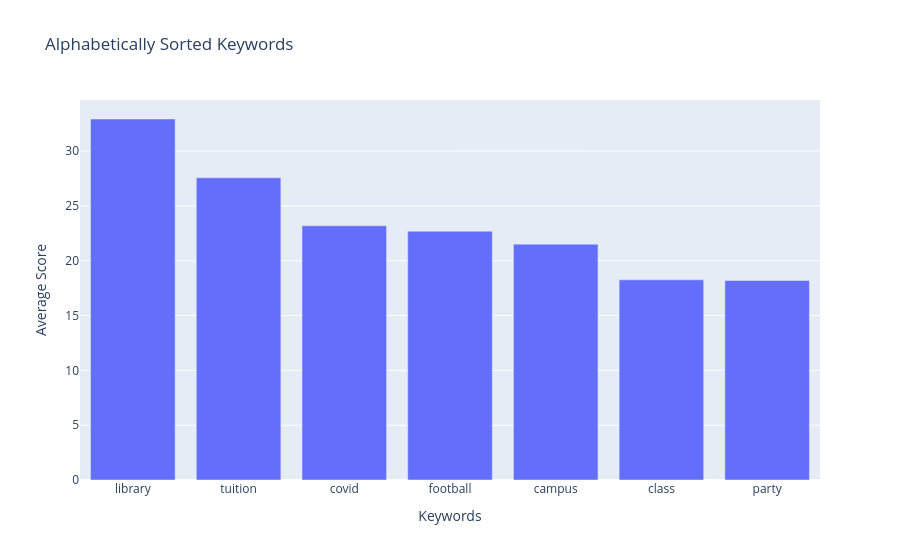

Here is the notebook cell this chart was saved with:
### Markdown cell above
> 💡 **Reflection:** Imagine you want to order the chart alphabetically in ascending order (A-Z). How would you change the code below?

### Code cell
# Step 1: Create the chart
fig_alphabetical = px.bar(
    keyword_df,
    x='keyword',
    y='score',
    title='Alphabetically Sorted Keywords',
    labels={'keyword': 'Keywords', 'score': 'Average Score'},
)

# Step 2: Sort the x-axis alphabetically
fig_alphabetical.update_layout(
    xaxis={'categoryorder': 'total descending'}
)

fig_alphabetical.show()

### Figure 1 — Plotly figure (JSON) as saved in the notebook; plotly's stock layout.template omitted (floating-point values rounded to 4 significant figures)
{"data": [{"hovertemplate": "Keywords=%{x}<br>Average Score=%{y}<extra></extra>", "legendgroup": "", "marker": {"color": "#636efa", "pattern": {"shape": ""}}, "name": "", "orientation": "v", "showlegend": false, "textposition": "auto", "type": "bar", "x": ["tuition", "covid", "party", "football", "class", "library", "campus"], "xaxis": "x", "y": [27.56, 23.19, 18.2, 22.7, 18.26, 32.92, 21.51], "yaxis": "y"}], "layout": {"barmode": "relative", "legend": {"tracegroupgap": 0}, "title": {"text": "Alphabetically Sorted Keywords"}, "xaxis": {"anchor": "y", "categoryorder": "total descending", "domain": [0, 1], "title": {"text": "Keywords"}}, "yaxis": {"anchor": "x", "domain": [0, 1], "title": {"text": "Average Score"}}}}
